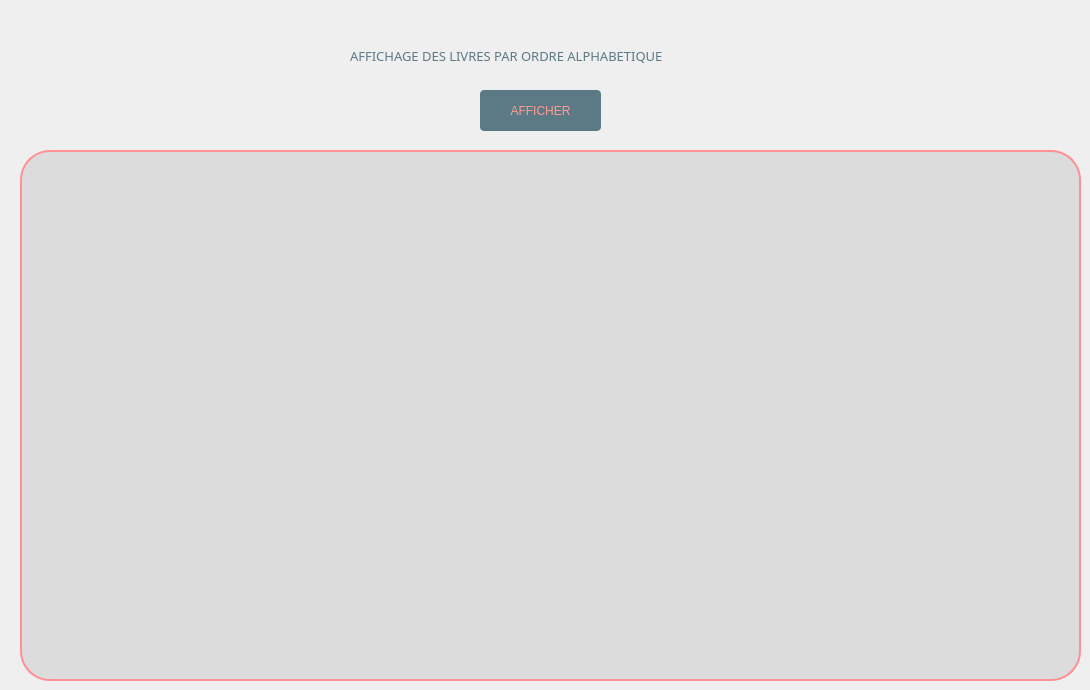
       <widget class="QWidget" name="tab_39">
        <attribute name="title">
         <string>Recherche et affichage des livres par ordre alphabétique</string>
        </attribute>
        <widget class="QLabel" name="label_63">
         <property name="geometry">
          <rect>
           <x>20</x>
           <y>150</y>
           <width>1061</width>
           <height>531</height>
          </rect>
         </property>
         <property name="styleSheet">
          <string notr="true">background-color:rgba(0,0, 0, 20);
font: 87 10pt &quot;Segoe UI Black&quot;;
color: rgb(92, 121, 134);
border-radius: 30px;
border: 2px solid rgb(255, 145, 150);</string>
         </property>
         <property name="text">
          <string/>
         </property>
        </widget>
        <widget class="QLabel" name="label_42">
         <property name="geometry">
          <rect>
           <x>350</x>
           <y>0</y>
           <width>581</width>
           <height>111</height>
          </rect>
         </property>
         <property name="font">
          <font>
           <family>Segoe UI Black</family>
           <pointsize>10</pointsize>
           <weight>10</weight>
           <italic>false</italic>
           <bold>false</bold>
          </font>
         </property>
         <property name="styleSheet">
          <string notr="true">color :rgb(92, 121, 134);</string>
         </property>
         <property name="text">
          <string>AFFICHAGE DES LIVRES PAR ORDRE ALPHABETIQUE</string>
         </property>
        </widget>
        <widget class="QPushButton" name="afficher1_7">
         <property name="geometry">
          <rect>
           <x>480</x>
           <y>90</y>
           <width>121</width>
           <height>41</height>
          </rect>
         </property>
         <property name="styleSheet">
          <string notr="true">color: rgb(67, 87, 97);
selection-color: rgb(255, 255, 255);
selection-color: rgb(85, 170, 255);
selection-color: rgb(255, 114, 94);
selection-background-color: rgb(158, 109, 96);
selection-color: qlineargradient(spread:pad, x1:0, y1:0, x2:1, y2:0, stop:0 rgba(0, 0, 0, 255), stop:1 rgba(255, 255, 255, 255));
color: qlineargradient(spread:pad, x1:0, y1:0, x2:1, y2:0, stop:0 rgba(0, 0, 0, 255), stop:1 rgba(255, 255, 255, 255));
border-bottom-color: rgb(157, 109, 96);
alternate-background-color: rgb(156, 107, 94);
color: rgb(255, 156, 142);
background-color: rgb(255, 156, 142);
border-radius: 4px;
font: 87 12pt &quot;Segoe UI Black&quot;;
background-color: rgb(92, 121, 134);</string>
         </property>
         <property name="text">
          <string>AFFICHER</string>
         </property>
        </widget>
       </widget>
